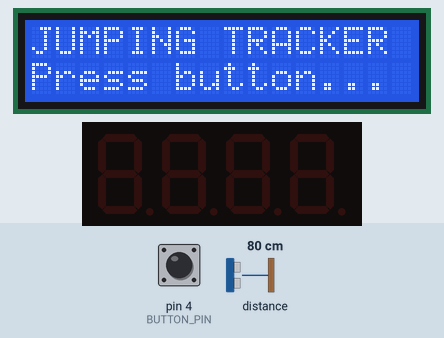
The sketch below on a simulated Arduino Uno, built with avr-gcc and run on an emulated ATmega328P. Shown: 16×2 character LCD, 4-digit seven-segment display. The inputs (shaded band) are chosen by the test bench; at power-on: pin 4 (BUTTON_PIN) HIGH, distance to the obstacle 80 cm.

Above: at 1.3 s.
1.4 s: pin 4 (BUTTON_PIN) pulled LOW for 0.15 s
At 2.5 s:
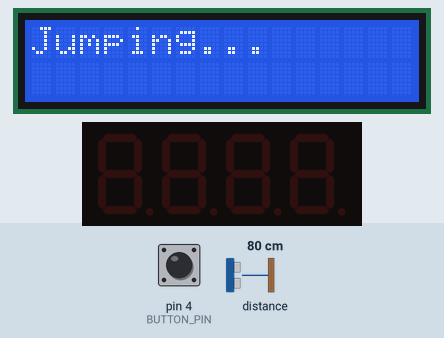
3.4 s: distance to the obstacle set to 2 cm
At 4.9 s:
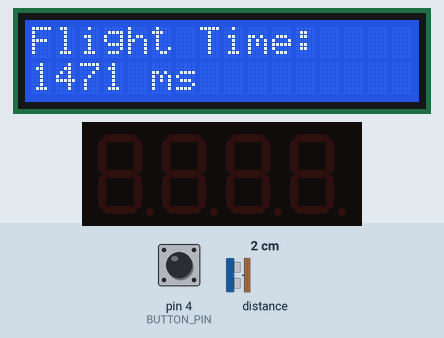
6.4 s: pin 4 (BUTTON_PIN) pulled LOW for 1 s
At 7.2 s:
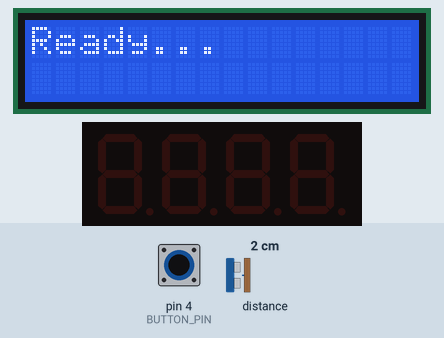
8.9 s: distance to the obstacle set to 4 cm
At 10.2 s:
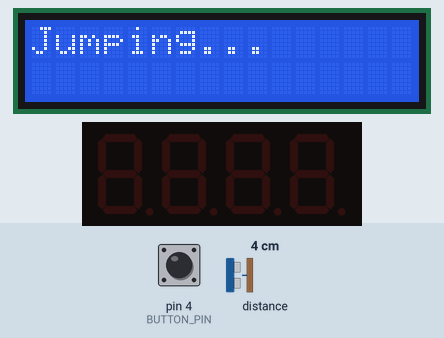
Timing chart, 0 to 11.4 s (numbered marks = the images above; inputs shaded):
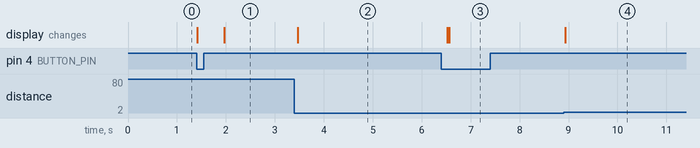

Measured:
- after the input at 1.4 s, the display: first changes at once (image 1 shows a later state)
- after the input at 3.4 s, the display: changes after 0.07 s (image 2)
- after the input at 6.4 s, the display: first differs from a run without the input after 0.16 s (image 3)
- after the input at 8.9 s, the display: changes at once (image 4)

The sketch:

code_v2.ino
```cpp
#include <Wire.h>
#include <Adafruit_VL53L0X.h>
#include <LiquidCrystal_I2C.h>
#include <TM1637Display.h>

//Define pins for TM1637
#define CLK 3
#define DIO 2
//Define pin for button
#define BUTTON_PIN 4

TM1637Display display7seg(CLK, DIO); //display7seg is the object that controlls TM1637
LiquidCrystal_I2C lcd(0x27, 16, 2); //lcd is the object that controlls LCD, with I2C direction 0x27 and size 16x2
Adafruit_VL53L0X lox = Adafruit_VL53L0X(); //lox is the object that controlls VL53L0X

const float UMBRAL_SALTO = 20.0; //Minimum distance for detecting that there is nothing above the sensor (2cm = 20mm)
enum Estado { ESPERA, ESPERANDO_SALTO, MIDENDO }; //Defines the states of the program
Estado estado = ESPERA; //estado stores the value of the state of the program

bool enVuelo = false; //Boolean value that indicated if you are flying
unsigned long tiempoInicio = 0; //Moment when the fly starts
float distancia = 0; //Last measurement from the sensor

void setup() {
  pinMode(BUTTON_PIN, INPUT_PULLUP); //Configure pin_4 as an internal resistance

  lcd.init(); //Powers on the LCD
  lcd.backlight(); //Powers on the LCD backlight
  display7seg.clear(); //Clears the TM1637 display

  lcd.setCursor(0, 0);
  lcd.print("JUMPING TRACKER");
  lcd.setCursor(0, 1);
  lcd.print("Press button...");

  if(!lox.begin()) { //Powers VL53L0X and if it gives an error, it prints it on LCD screen
    lcd.clear();
    lcd.print("VL53L0X ERROR");
    while(1);
  }
}

void loop() {
  VL53L0X_RangingMeasurementData_t medida; //Creates an stratuctre called "medida" to store data from the VL53L0X
  lox.rangingTest(&medida, false); //Reads the distance
  if(medida.RangeStatus == 0) { //If RangeStatus is =0, the measurement is valid and it is stored in mm
    distancia = medida.RangeMilliMeter;
  }

  switch (estado) {
    case ESPERA:
      if(digitalRead(BUTTON_PIN) == LOW) { //Waits till I press the button
        lcd.clear();
        lcd.setCursor(0, 0);
        lcd.print("Ready...");
        delay(500);
        estado = ESPERANDO_SALTO;
      }
      break;

    case ESPERANDO_SALTO:
      if(distancia > UMBRAL_SALTO) { //If the distance is bigger than 2cm
        enVuelo = true;
        tiempoInicio = millis();
        lcd.clear();
        lcd.setCursor(0, 0);
        lcd.print("Jumping...");
        estado = MIDENDO;
      }
      break;

    case MIDENDO:
      if(distancia <= UMBRAL_SALTO && enVuelo) { //If the distance is <= 2cm and the enVuelo is still true
        enVuelo = false;
        unsigned long tiempoVuelo = millis() - tiempoInicio; //Calculate time of flight

        lcd.clear();
        lcd.setCursor(0, 0);
        lcd.print("Flight Time:");
        lcd.setCursor(0, 1);
        lcd.print(tiempoVuelo);
        lcd.print(" ms");

        display7seg.showNumberDec(tiempoVuelo, false); //Shows the value in the 7seg display
        delay(3000); //Shows the value for 3 seconds
        display7seg.clear(); //Clears the 7seg display

        lcd.clear();
        lcd.setCursor(0, 0);
        lcd.print("JUMPING TRACKER");
        lcd.setCursor(0, 1);
        lcd.print("Press button...");
        estado = ESPERA;
      }
      break;
  }
}
```
